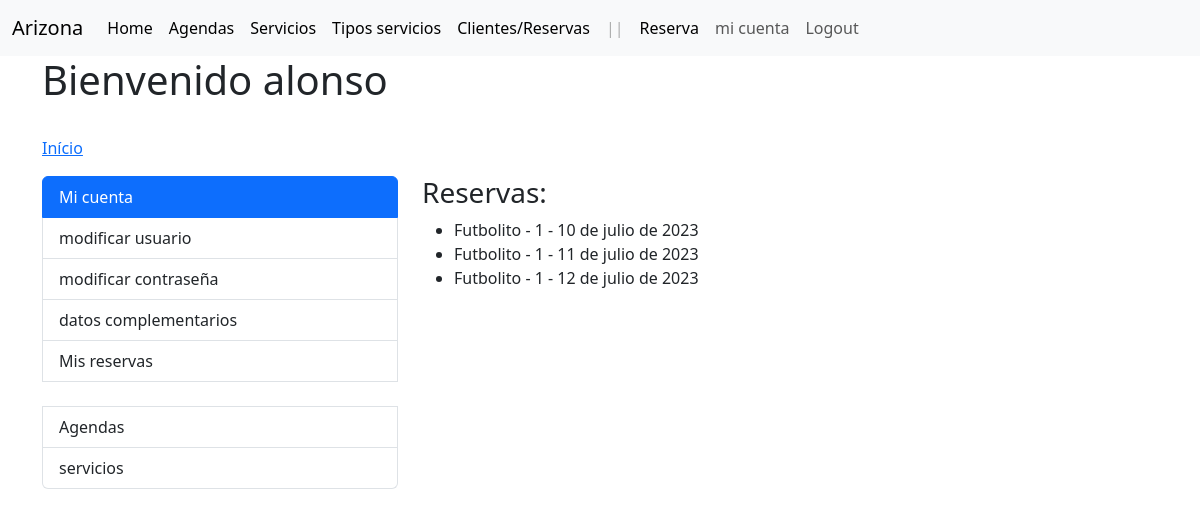
/clientes/reservas_user/ (signed in), run on an earlier commit of the app's database.
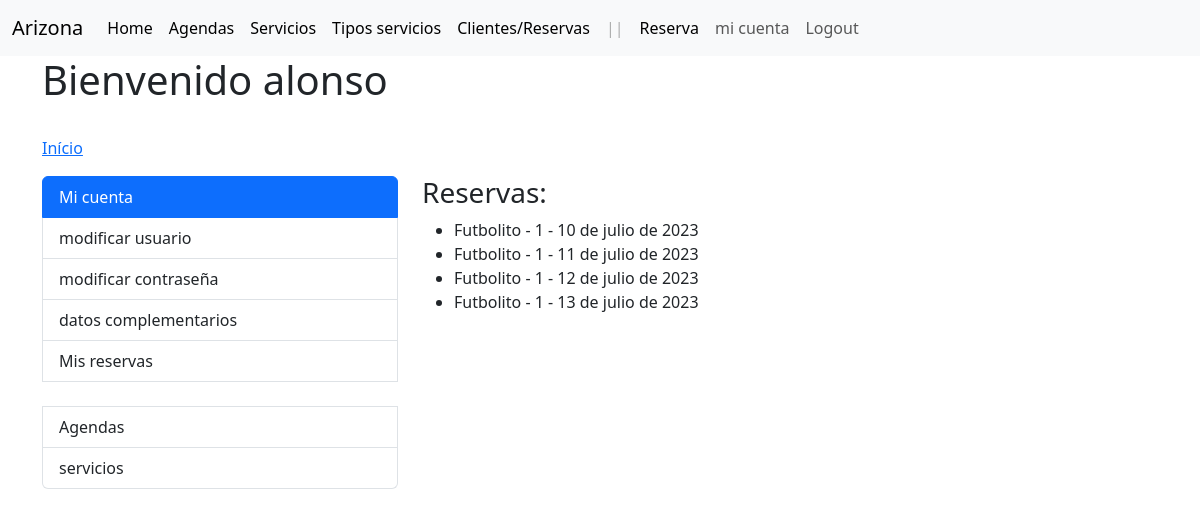
And on a later commit of the database.
### client/models.py (models this page shows, shortened)
class Reserva(models.Model):
    cliente = models.ForeignKey(Cliente, on_delete=models.CASCADE)
    agenda = models.ForeignKey(Agenda, on_delete=models.CASCADE)
    dia = models.DateField()
    confirmada = models.BooleanField(default=False)
    class Meta:
        unique_together = ('agenda', 'cliente', 'dia')

### services/models.py (models this page shows, shortened)
class Agenda(models.Model):
    cancha = models.ForeignKey(Cancha, on_delete=models.CASCADE)
    horario = models.ForeignKey(Horario, on_delete=models.CASCADE)
    disponible = models.BooleanField(default=True)
    class Meta:
        verbose_name = _('Agenda')
        verbose_name_plural = _('Agendas')
        unique_together = ('cancha', 'horario')

class Cancha(models.Model):
    NUMERACION_CHOICES = [
        ('1', 'Cancha 1'),
        ('2', 'Cancha 2'),
        ('3', 'Cancha 3'),
        ('4', 'Cancha 4'),
        ('5', 'Cancha 5'),
        ('6', 'Cancha 6'),
        ('7', 'Cancha 7'),
        ('8', 'Cancha 8'),
    ]
    numeracion = models.CharField(max_length=10, choices=NUMERACION_CHOICES)
    tipo = models.ForeignKey(TipoCancha, on_delete=models.CASCADE, related_name='canchas')
    class Meta:
        verbose_name = _('Cancha')
        verbose_name_plural = _('Canchas')

class TipoCancha(models.Model):
    nombre = models.CharField(max_length=50)
    precio = models.DecimalField(max_digits=8, decimal_places=0)
    descripcion = models.TextField()
    class Meta:
        verbose_name = _('Tipo de Cancha')
        verbose_name_plural = _('Tipos de Canchas')

### client/views.py (the view)
# urls.py: path('reservas_user/', views.listar_reservas_usuario, name='listar_reservas_usuario'),
@login_required(login_url='login')
def listar_reservas_usuario(request):
    try:
        cliente = request.user.cliente
    except Cliente.DoesNotExist:
        messages.warning(request, 'Necesitas crear un Cliente para acceder a esta página')
        return redirect(reverse('client:cliente_create'))
    reservas = Reserva.objects.filter(cliente=cliente)
    return render(request, 'reserva/listar_reservas_usuario.html', {'reservas': reservas})

### client/templates/reserva/listar_reservas_usuario.html
{% extends "accounts/index.html" %}
{% block accounts_container %}
<h3>Reservas:</h3>
<ul>
    {% for reserva in reservas %}
        <li>{{ reserva.agenda.cancha.tipo.nombre }} - {{ reserva.agenda.cancha.numeracion }} - {{ reserva.dia }}</li>
    {% empty %}
        <li>No hay reservas</li>
    {% endfor %}
</ul>
{% endblock %}

What changed in the data, as far as the page shows it:
added Reserva: agenda.cancha.tipo.nombre "Futbolito", agenda.cancha.numeracion "1", dia "13 de julio de 2023"
